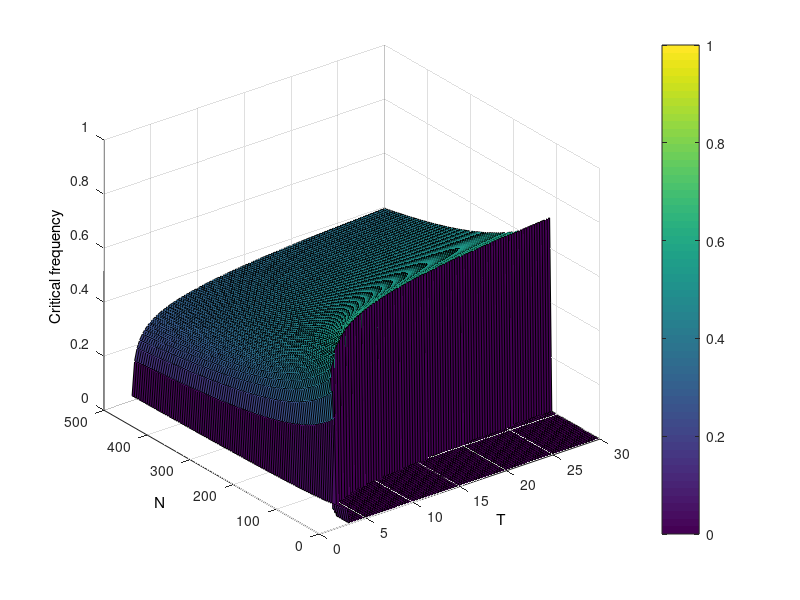

Here is the MATLAB script that generated this plot:
%% 3D plot of the params
% T = linspace(1,20,100);
% epsilon = logspace(-9,-3,100);
% % Number of iterations
% N = linspace(1,500,100);

% delta = 0.001;
% [myeps, myN] = meshgrid(epsilon,N);
% Z = sqrt( log(1-(delta).^(1./myN)) ./ log(myeps) );
% s = surf(myeps, myN, Z)

% set(gca,'XScale','log');
% set(get(gca,'XLabel'),'String','epsilon')
% set(get(gca,'YLabel'),'String','N')
% set(get(gca,'ZLabel'),'String','Critical frequency')
% zlim([0,1]);
% caxis([0,1]);
% colorbar()




%% 3D plot of the params
T = linspace(3,30,100);
% Number of iterations
N = linspace(1,500,100);

delta = 0.01;

adj_const = 5;
Z = zeros(100,100);

for i = 1:100
    for j = 1:100
        t = T(i); n = N(j);
        epsilon = exp(-t);
        if (1-epsilon).^n > 1-adj_const*delta
            Z(i,j) = sqrt( log(1-(delta).^(1./n)) ./ (-t) );
        else
            Z(i,j) = 0;
        end
    end
end

[myT, myN] = meshgrid(T, N);

surf(myT, myN, Z);
set(get(gca,'XLabel'),'String','T')
set(get(gca,'YLabel'),'String','N')
set(get(gca,'ZLabel'),'String','Critical frequency')
zlim([0,1]);
caxis([0,1]);
colorbar()


